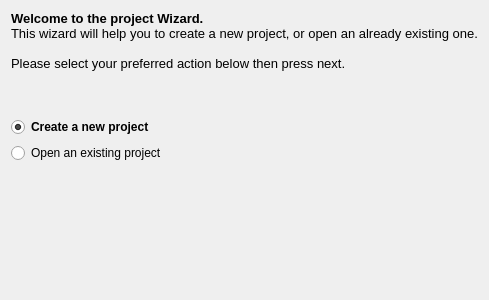
<?xml version="1.0" encoding="UTF-8"?>
<ui version="4.0">
 <class>LoadPage</class>
 <widget class="QWidget" name="LoadPage">
  <property name="geometry">
   <rect>
    <x>0</x>
    <y>0</y>
    <width>400</width>
    <height>300</height>
   </rect>
  </property>
  <property name="windowTitle">
   <string>Form</string>
  </property>
  <layout class="QGridLayout" name="gridLayout">
   <item row="0" column="0">
    <widget class="QLabel" name="label">
     <property name="text">
      <string>&lt;!DOCTYPE HTML PUBLIC &quot;-//W3C//DTD HTML 4.0//EN&quot; &quot;http://www.w3.org/TR/REC-html40/strict.dtd&quot;&gt;
&lt;html&gt;&lt;head&gt;&lt;meta name=&quot;qrichtext&quot; content=&quot;1&quot; /&gt;&lt;style type=&quot;text/css&quot;&gt;
p, li { white-space: pre-wrap; }
&lt;/style&gt;&lt;/head&gt;&lt;body style=&quot; font-family:'Sans Serif'; font-size:10pt; font-weight:400; font-style:normal;&quot;&gt;
&lt;table border=&quot;0&quot; style=&quot;-qt-table-type: root; margin-top:4px; margin-bottom:4px; margin-left:4px; margin-right:4px;&quot;&gt;
&lt;tr&gt;
&lt;td style=&quot;border: none;&quot;&gt;
&lt;p style=&quot; margin-top:0px; margin-bottom:0px; margin-left:0px; margin-right:0px; -qt-block-indent:0; text-indent:0px;&quot;&gt;&lt;span style=&quot; font-weight:600;&quot;&gt;Welcome to the project Wizard.&lt;/span&gt;&lt;/p&gt;
&lt;p style=&quot; margin-top:0px; margin-bottom:0px; margin-left:0px; margin-right:0px; -qt-block-indent:0; text-indent:0px;&quot;&gt;This wizard will help you to create a new project, or open an already existing one.&lt;/p&gt;
&lt;p style=&quot;-qt-paragraph-type:empty; margin-top:0px; margin-bottom:0px; margin-left:0px; margin-right:0px; -qt-block-indent:0; text-indent:0px;&quot;&gt;&lt;/p&gt;
&lt;p style=&quot; margin-top:0px; margin-bottom:0px; margin-left:0px; margin-right:0px; -qt-block-indent:0; text-indent:0px;&quot;&gt;Please select your preferred action below then press next.&lt;/p&gt;&lt;/td&gt;&lt;/tr&gt;&lt;/table&gt;&lt;/body&gt;&lt;/html&gt;</string>
     </property>
    </widget>
   </item>
   <item row="2" column="0">
    <widget class="QRadioButton" name="createRadioButton">
     <property name="font">
      <font>
       <weight>75</weight>
       <bold>true</bold>
      </font>
     </property>
     <property name="text">
      <string>Create a new project</string>
     </property>
     <property name="checked">
      <bool>true</bool>
     </property>
    </widget>
   </item>
   <item row="3" column="0">
    <widget class="QRadioButton" name="openRadioButton">
     <property name="text">
      <string>Open an existing project</string>
     </property>
    </widget>
   </item>
   <item row="4" column="0">
    <spacer name="verticalSpacer">
     <property name="orientation">
      <enum>Qt::Vertical</enum>
     </property>
     <property name="sizeHint" stdset="0">
      <size>
       <width>20</width>
       <height>40</height>
      </size>
     </property>
    </spacer>
   </item>
   <item row="1" column="0">
    <spacer name="verticalSpacer_2">
     <property name="orientation">
      <enum>Qt::Vertical</enum>
     </property>
     <property name="sizeType">
      <enum>QSizePolicy::Minimum</enum>
     </property>
     <property name="sizeHint" stdset="0">
      <size>
       <width>20</width>
       <height>40</height>
      </size>
     </property>
    </spacer>
   </item>
  </layout>
 </widget>
 <resources/>
 <connections/>
</ui>
